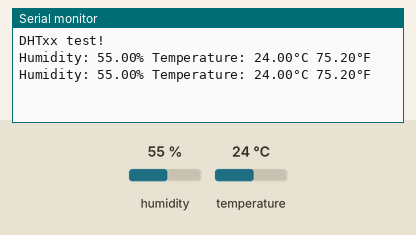
Bench run of a sketch on a simulated ESP32. Parts: the last lines printed to the serial monitor. The inputs (shaded band) are chosen by the test bench; at power-on: humidity 55 %, temperature 24 °C.

Above: at 4.8 s.
4.9 s: humidity set to 22 %
At 6.5 s:
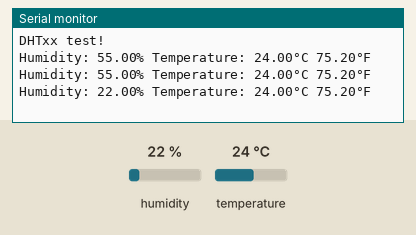
7.9 s: temperature set to 12 °C
At 8.9 s:
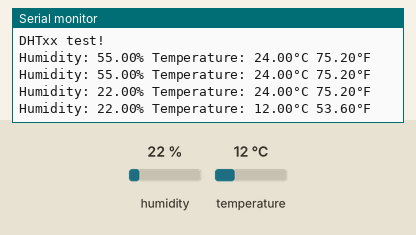
10.9 s: humidity set to 40 %
At 12.5 s:
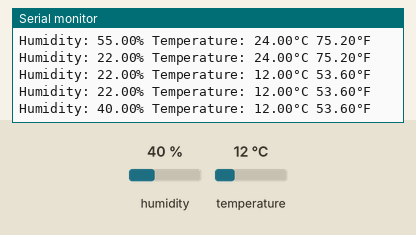
Timing chart, 0 to 14.0 s (numbered marks = the images above; inputs shaded):
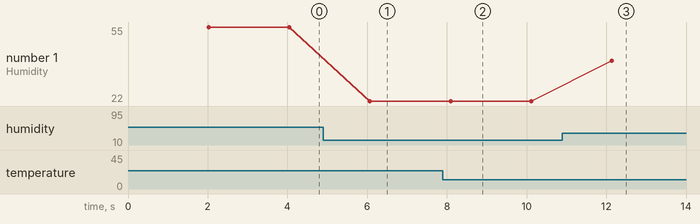

The sketch:

dht.ino
```cpp
#include "DHT.h"
#define DHTPIN 32
#define DHTTYPE DHT11

DHT dht(DHTPIN, DHTTYPE);

void setup() {
  Serial.begin(9600);
  Serial.println(F("DHTxx test!"));
  dht.begin();
}
void loop() {
  delay(2000);
  float h = dht.readHumidity();
  float t = dht.readTemperature();
  float f = dht.readTemperature(true);
  if (isnan(h) || isnan(t) || isnan(f)) {
    Serial.println("Failed to read from DHT sensor!");
    return;
  }
  Serial.print("Humidity: ");
  Serial.print(h);
  Serial.print("% Temperature: ");
  Serial.print(t);
  Serial.print("°C ");
  Serial.print(f);
  Serial.println("°F");
}
```

Measured:
- after the input at 4.9 s, the serial monitor: prints a new line after 1.2 s (image 1)
- after the input at 7.9 s, the serial monitor: prints a new line after 0.19 s (image 2)
- after the input at 10.9 s, the serial monitor: prints a new line after 1.2 s (image 3)
- plotted number 1: 55 → 22 after the input at 4.9 s, 22 → 40 after the input at 10.9 s
